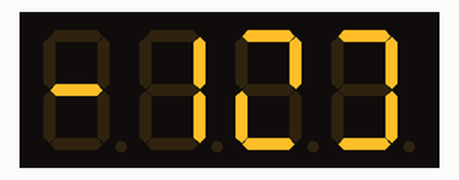
This sketch was run on a simulated Arduino Uno, built with avr-gcc and run on an emulated ATmega328P. On the bench: 4-digit seven-segment display. Wiring (inferred from the names in the program): 4-digit 7-segment display, segments lit when LOW: segments pin 12, pin 8, pin 4, pin 6, pin 7, pin 11, pin 3, pin 5; digit selects pin 13, pin 10, pin 9, pin 2. The segment pins are drawn as the display they are named for.

Above: at 0.81 s.
At 4.63 s:
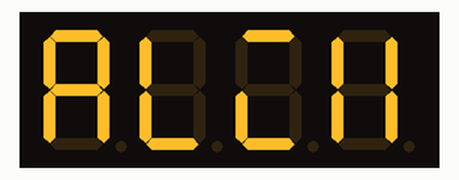
At 8.67 s:
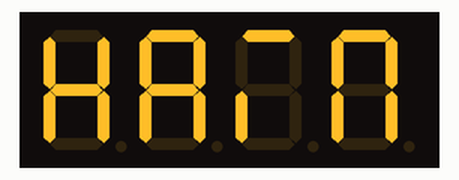
At 15.96 s:
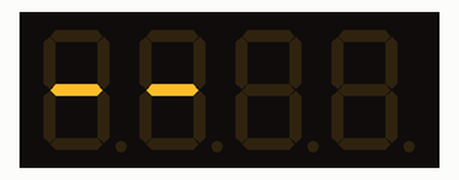
At 28.23 s:
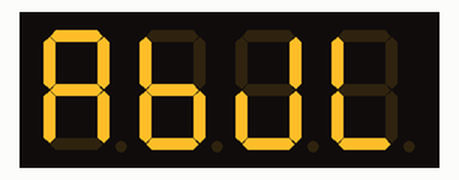
At 39.9 s:
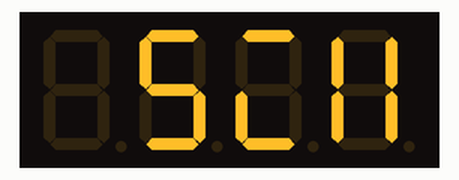

The sketch:

arduino_4x7segmentdisplay_simple_animate.ino
```cpp
// (licence header left out)
#include "module_runningled.h"
int *displays[] = {
  num_1, num_2, num_3, num_4, num_5, num_6, num_7, num_8, num_9, num_0, //10
  empty, //1
  h, E, L, L, O, // 5
  empty, // 1
  A, L, E, X, //4
  empty, //1
  O, y, y, y, // 4
  empty, // 1
  n, y, O, b, A, // 5
  empty, empty,
  s, E, k, A, r, A, n, g, //8
  empty, //1
  d, i, A, // 3
  empty, // 1
  L, A, g, i, // 4
  empty,//1
  g, A, b, u, t, //5
  empty, //1
  strips, strips, // 2
  n, y, O, b, A, //5
  empty, //1
  s, A, j, A, //4
  strips, strips, empty
}; //3
void setup() {
  // put your setup code here, to run once:
  setupRunning4x();
}

void loop() {
  animateFromLeft4(displays, 71, 256);
}
```

module_runningled.h
```cpp
// (licence header left out)
  /*
   * To use this scripts, you must understand the layout board of 4x 7segment display
   * That is used in this script.
   *
   *
   */
const int pin_a = 12;
const int pin_b = 8;
const int pin_c = 4;
const int pin_d = 6;
const int pin_e = 7;
const int pin_f = 11;
const int pin_g = 3;
const int pin_d1 = 13;
const int pin_d2 = 10;
const int pin_d3 = 9;
const int pin_d4 = 2;
const int pin_dp = 5;

int definedPins[] = {
  pin_a, pin_b, pin_c, pin_d, pin_e, pin_f, pin_g, pin_dp
};

// Defined constants for POSITION
/**
 *      - (a   , b   , c  , d   , e  ,  f , g   , dp}
 */
int h[] = {HIGH, HIGH, LOW, HIGH, LOW, LOW, LOW, HIGH};
int E[] = {LOW, HIGH, HIGH, LOW, LOW, LOW, LOW, HIGH};
int L[] = {HIGH, HIGH, HIGH, LOW, LOW, LOW, HIGH, HIGH};
int O[] = {LOW, LOW, LOW, LOW, LOW, LOW, HIGH, HIGH};
int A[] = {LOW, LOW, LOW, HIGH, LOW, LOW, LOW, HIGH};
int X[] = {HIGH, LOW, LOW, HIGH, LOW, LOW, LOW, HIGH};

// numbers
int *num_0 = O;
int num_1[] = {HIGH, LOW, LOW, HIGH, HIGH, HIGH, HIGH, HIGH};
int num_2[] = {LOW, LOW, HIGH, LOW, LOW, HIGH, LOW, HIGH};
int num_3[] = {LOW, LOW, LOW, LOW, HIGH, HIGH, LOW, HIGH};
int num_4[] = {HIGH, LOW, LOW, HIGH, HIGH, LOW, LOW, HIGH};
int num_5[] = {LOW, HIGH, LOW, LOW, HIGH, LOW, LOW, HIGH};
int num_6[] = {LOW, HIGH, LOW, LOW, LOW, LOW, LOW, HIGH};
int num_7[] = {LOW, LOW, LOW, HIGH, HIGH, HIGH, HIGH, HIGH};
int num_8[] = {LOW, LOW, LOW, LOW, LOW, LOW, LOW, HIGH};
int num_9[] = {LOW, LOW, LOW, LOW, HIGH, LOW, LOW, HIGH};
int empty[] = {HIGH, HIGH, HIGH, HIGH, HIGH, HIGH, HIGH, HIGH};
int y[] = {HIGH, LOW, LOW, LOW, HIGH, LOW, LOW, HIGH};
int b[] = {HIGH, HIGH, LOW, LOW, LOW, LOW, LOW, HIGH};
int n[] = {LOW, LOW, LOW, HIGH, LOW, LOW, HIGH, HIGH};
int u[] = {HIGH, LOW, LOW, LOW, LOW, LOW, HIGH, HIGH};
int *s = num_5;
int j[] = {HIGH, LOW, LOW, LOW, HIGH, HIGH, HIGH, HIGH};
int *g = num_9;
int t[] = {HIGH, HIGH, HIGH, LOW, LOW, LOW, LOW, HIGH};
int d[] = {HIGH, LOW, LOW, LOW, LOW, HIGH, LOW, HIGH};
int *i = num_1;
int *k = X;
int r[] = {LOW, HIGH, HIGH, HIGH, LOW, LOW, HIGH, HIGH};
//
int strips[] = {HIGH, HIGH, HIGH, HIGH, HIGH, HIGH, LOW, HIGH};


void setupRunning4x(){

  pinMode(pin_a, OUTPUT);
  pinMode(pin_b, OUTPUT);
  pinMode(pin_c, OUTPUT);
  pinMode(pin_d, OUTPUT);
  pinMode(pin_e, OUTPUT);
  pinMode(pin_f, OUTPUT);
  pinMode(pin_g, OUTPUT);


  pinMode(pin_d1, OUTPUT);
  pinMode(pin_d2, OUTPUT);
  pinMode(pin_d3, OUTPUT);
  pinMode(pin_d4, OUTPUT);


  pinMode(pin_dp, OUTPUT);
}


void clearDisp() {
  digitalWrite(pin_d1, LOW);
  digitalWrite(pin_d2, LOW);
  digitalWrite(pin_d3, LOW);
  digitalWrite(pin_d4, LOW);
}
void clearLEDS() {
  digitalWrite(pin_a, HIGH);
  digitalWrite(pin_b, HIGH);
  digitalWrite(pin_c, HIGH);
  digitalWrite(pin_d, HIGH);
  digitalWrite(pin_e, HIGH);
  digitalWrite(pin_f, HIGH);
  digitalWrite(pin_g, HIGH);
  digitalWrite(pin_dp, HIGH);
}
void pickDisp(int p) {
  if(p < 1 && p > 4) return;
  int a[] = {pin_d1, pin_d2, pin_d3, pin_d4};
  for(int x = 0; x < 4; x++) {
    digitalWrite(a[x], LOW);
  }
  digitalWrite(a[p-1], HIGH);
}
void disp(int *pinArr, bool hasDotted) {
  int sizeArr = sizeof(definedPins) / sizeof(int);
  for(int x = 0; x < sizeArr; x++){
    digitalWrite(definedPins[x], pinArr[x]);
  }
  if(hasDotted) digitalWrite(definedPins[sizeArr - 1], LOW);
}
void show(int numDisp, int *chars, bool hasDotted = false) {
  clearLEDS();
  pickDisp(numDisp);
  disp(chars, hasDotted);
  //delay(1);
}

int length2Dimens(void **arrs) {
  int len = 0;
  while(arrs[len] != NULL){
    len++;
  }
  return len;
}

void animateFromLeft4(int **displays, int countWords, int durationBetweenWords = 512) {
  durationBetweenWords*=2;
  int startStrips = 1;
  int endStrips = 4;
  int startWordArrs = -1;
  int endWordArrs = -1;
  int startDisplayWords = 0;
  int endDisplayWords = 0;

  bool isReversed = false;
  while(true){
    clearLEDS();
    clearDisp();
    for(int d = 0; d < durationBetweenWords; d++){
      if(startStrips > 0 && endStrips <= 4){
        for(int x = startStrips; x <= endStrips; x++){
          show(x, strips);
        }
      }

      if(startWordArrs >= 0 && endWordArrs < countWords && startDisplayWords > 0 && endDisplayWords <= 4){
        for(int x = startDisplayWords, y = startWordArrs; x <= endDisplayWords && y <= endWordArrs; x++, y++){
          show(x, displays[y]);
        }
      }
      delayMicroseconds(1);
    }

    endWordArrs = (endWordArrs < countWords - 1) ? endWordArrs + 1: endWordArrs;
    if(!isReversed) {

      endStrips = (endStrips == 0 ) ? 0 : endStrips - 1;
      startStrips = (endStrips == 0) ? 0 : startStrips;
      startWordArrs = (startDisplayWords != 1) ? 0 : startWordArrs + 1;
      startDisplayWords = endStrips + 1;
      endDisplayWords = startDisplayWords + (endWordArrs - startWordArrs);

      isReversed = (((endWordArrs+1) - (startWordArrs+1)) < 4 && endWordArrs + 1 == countWords) ;
    } else {
      if(endDisplayWords - 1 < 1) break;
      startDisplayWords = 1;
      startWordArrs = (startWordArrs < countWords - 1) ? startWordArrs + 1: startWordArrs;
      endStrips = 4;
      startStrips = (endWordArrs - startWordArrs) + 2;
      endDisplayWords = startStrips - 1;
    }

  }
}

void animationWords4(int **displayWords, int sizeWords = 4){
  if(sizeWords > 4) return;
  int delayBetweenWords = 1000;
  delay (1500);

  // slide left
  for(int x = 0; x < sizeWords; x++) {
    clearDisp();
    clearLEDS();
    for(int de = 0; de < delayBetweenWords; de++){
      int steps = x+1;
      for(int y = steps; y > 0 ; y--){
        show(sizeWords - y + 1, displayWords[steps - y]);
      }
      delayMicroseconds(de);
    }
  }

  // lets we force display the words (all)
  clearDisp();
  clearLEDS();
  delay(delayBetweenWords/2);
  for(int de = 0; de < delayBetweenWords; de++) {
    for(int x = 0; x < sizeWords; x++) {
      show(x + 1, displayWords[x]);
    }
    delayMicroseconds(de);
  }

  // fade out for slide left (decrease the number [gone])

  for(int x = sizeWords; x >= 0; x--) {
    clearDisp();
    clearLEDS();
      int steps = x+1;
      int startsDisplay = x;
    for(int de = 0; de < delayBetweenWords; de++){
      int startsElement = sizeWords - x;
      for(int y = 1; y <= startsDisplay && startsElement != sizeWords; y++){
        show(y, displayWords[startsElement++]);
      }
      delayMicroseconds(de);
    }
  }
}
```
